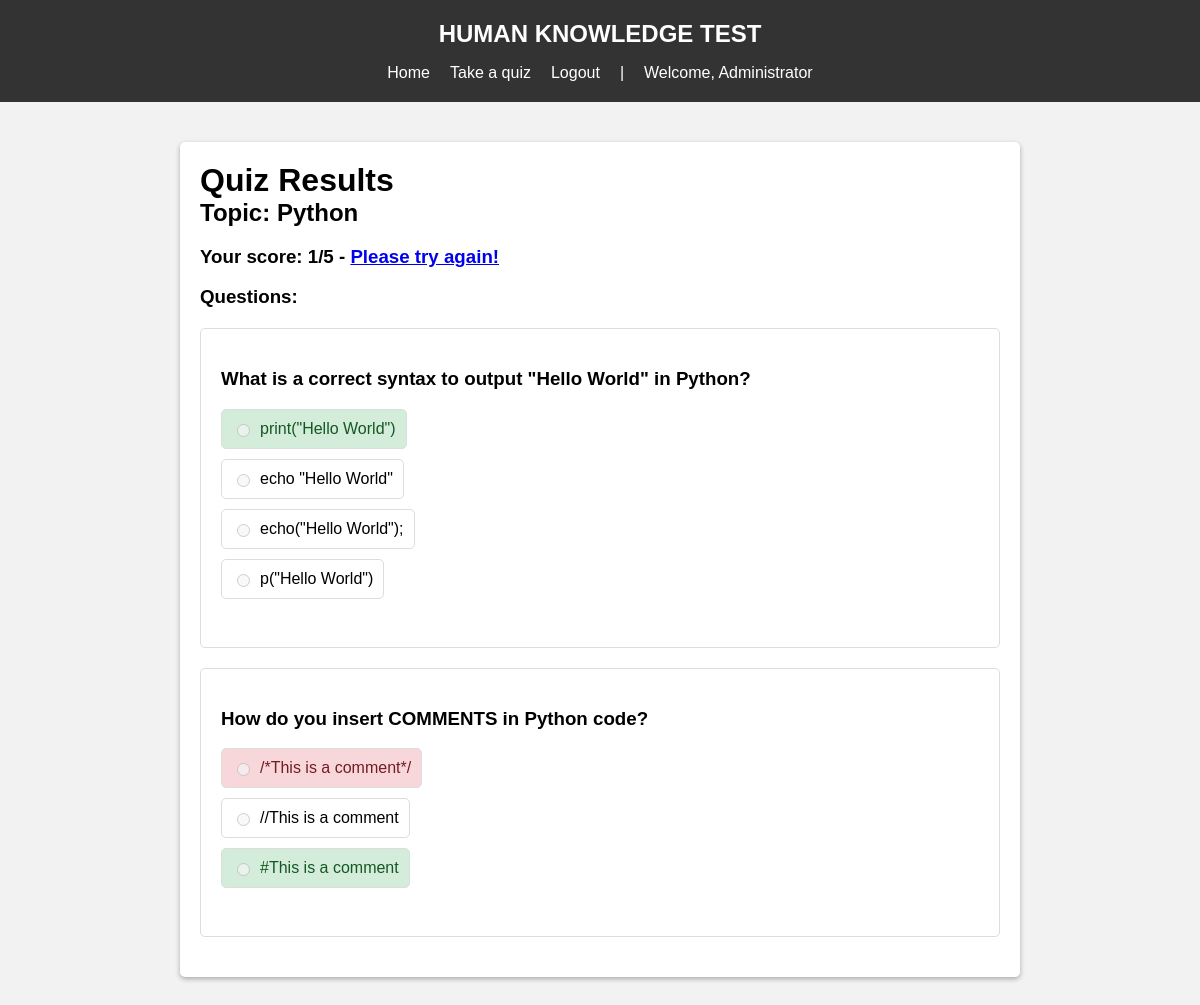
The page /quiz/quiz_result/2/ (signed in) on the database its author committed.
### quiz/models.py (models this page shows, shortened)
class Topic(models.Model):
    topic_name = models.CharField(max_length=100)
    def __str__(self):
        return self.topic_name

class Quiz(models.Model):
    user = models.ForeignKey(User, on_delete=models.CASCADE)
    score = models.IntegerField()
    quiz_date = models.DateTimeField("Quiz date", auto_now_add=True)

class QuizQuestion(models.Model):
    quiz = models.ForeignKey(Quiz, on_delete=models.CASCADE)
    question = models.ForeignKey(Question, on_delete=models.CASCADE)
    user_answer = models.ForeignKey(Choice, on_delete=models.CASCADE, null=True, blank=True)

class Question(models.Model):
    topic = models.ForeignKey(Topic, on_delete=models.CASCADE)
    question_text = models.CharField(max_length=100)
    pub_date = models.DateTimeField("date published")

class Choice(models.Model):
    question = models.ForeignKey(Question, on_delete=models.CASCADE)
    option_text = models.CharField(max_length=100)
    correct_option = models.BooleanField(default=False)

### quiz/views.py (the view)
# urls.py: path('quiz_result/<int:quiz_id>/', views.quiz_results, name='quiz_result'),
@login_required
def quiz_results(request, quiz_id):
    try:
        quiz = Quiz.objects.get(pk=quiz_id)
        if quiz.user.id == request.user.id:
            quiz_questions = QuizQuestion.objects.filter(quiz=quiz)
            topic_id = quiz_questions[0].question.topic.id
            topic_name = Topic.objects.get(id=topic_id)
            context = {
                'topic_name': topic_name,
                'quiz': quiz,
                'quiz_questions': quiz_questions,
            }
            return render(request, 'quiz/results.html', context)
        else:
            return redirect('/error')
    except Quiz.DoesNotExist:
        return redirect('/error')

### templates/quiz/results.html
{% extends 'base.html' %}
{% load static %}
{% block head %}
  <link rel="stylesheet" type="text/css" href="{% static 'css/quiz-results.css' %}">
{% endblock %}
{% block content %}
  <h1>Quiz Results</h1>
  <div class="result-container">
    <h2>Topic: {{ topic_name }}</h2>
    <h3>Your score: {{ quiz.score }}/5 - {% if quiz.score == 0 or quiz.score == 1 or quiz.score == 2 %}<a href="{% url 'quiz:select_topic' %}">Please try again!</a>{% elif quiz.score == 3 %}Good job!{% elif quiz.score == 4 %}Excellent work!{% else %}You are a genius!{% endif %}</h3>
    <h3>Questions:</h3>
    <ul class="result-list">
      {% for qq in quiz_questions %}
      <li>
        <h3>{{ qq.question.question_text }}</h3>
        {% for choice in qq.question.choice_set.all %}
        <div class="result-choice">
          {% if choice.correct_option %}
          <label class="result-correct">
            {% elif choice.id == qq.user_answer.id %}
            <label class="result-incorrect">
              {% else %}
              <label>
                {% endif %}
                <input type="radio" readonly disabled="disabled" id="choice{{ choice.pk }}" name="answer{{ qq.question.pk }}" value="{{ choice.pk }}">
                {{ choice.option_text }}</label>
            </div>
            {% endfor %}
            <br>
          </li>
          {% endfor %}
        </ul>
      </div>
    {% endblock %}

### templates/base.html (shortened to what this page needs)
<!DOCTYPE html>
<html lang="en">
<head>
    {% block head %}
        {% load static %}
    {% endblock %}
</head>
<body>
    <header>
        <h2>HUMAN KNOWLEDGE TEST</h2>
        <nav>
            <ul>
                {% if user.is_authenticated %}
                    <li><a href="{% url 'quiz:index' %}">Home</a></li>
                    <li><a href="{% url 'quiz:select_topic' %}">Take a quiz</a></li>
                    <li><a href="{% url 'account:logout' %}">Logout</a></li>
                    <li>|</li>
                    <li>Welcome, <a href="{% url 'account:profile' %}">{{ user.first_name }}</a></li>
                {% else %}
                    <li><a href="{% url 'account:login' %}">Login</a></li>
                    <li><a href="{% url 'account:signup' %}">Signup</a></li>
                {% endif %}
            </ul>
        </nav>
    </header>
    <main>
        <div class="main-container">
            {% block content %}
            {% endblock %}
        </div>
    </main>
</body>
</html>

### quiz/static/css/quiz-results.css (style rules this page uses)
.result-list { list-style: none; padding: 0; margin: 0; }
.result-list li { margin: 20px 0; padding: 20px; border: 1px solid #ddd; border-radius: 5px; }
.result-choice { margin: 10px 0; }
.result-choice label { display: inline-flex; align-items: center; padding: 10px; border-radius: 5px; border: 1px solid #ddd; cursor: default; }
.result-choice label input[type="radio"] { margin-right: 10px; cursor: default; }
.result-correct { background-color: #d4edda; border-color: #c3e6cb; color: #155724; }
.result-incorrect { background-color: #f8d7da; border-color: #f5c6cb; color: #721c24; }

### templates/base.html (style rules this page uses)
body { font-family: Arial, sans-serif; background-color: #f2f2f2; margin: 0; padding: 0; }
header { background-color: #333; color: white; padding: 20px; text-align: center; }
nav ul { list-style: none; margin: 1rem 0 0 0; padding: 0; display: flex; justify-content: center; }
nav ul li { margin: 0 10px; }
nav ul li a { color: white; text-decoration: none; }
main { padding: 20px; }
h1, h2 { margin: 0; }
.main-container { margin: 20px auto; max-width: 800px; background-color: #fff; padding: 20px; border-radius: 5px; box-shadow: 0px 2px 5px rgba(0, 0, 0, 0.3); }

### rows shown on the page
Topic: topic_name "Python"
Quiz: score "1"
QuizQuestion: question.question_text "What is a correct syntax to output \"Hello World\" in Python?"
Choice: option_text "print(\"Hello World\")"
Choice: option_text "echo \"Hello World\""
Choice: option_text "echo(\"Hello World\");"
Choice: option_text "p(\"Hello World\")"
QuizQuestion: question.question_text "How do you insert COMMENTS in Python code?"
Choice: option_text "/*This is a comment*/"
Choice: option_text "//This is a comment"
Choice: option_text "#This is a comment"

### other values the page prints
{{ user.first_name }} "Administrator"
